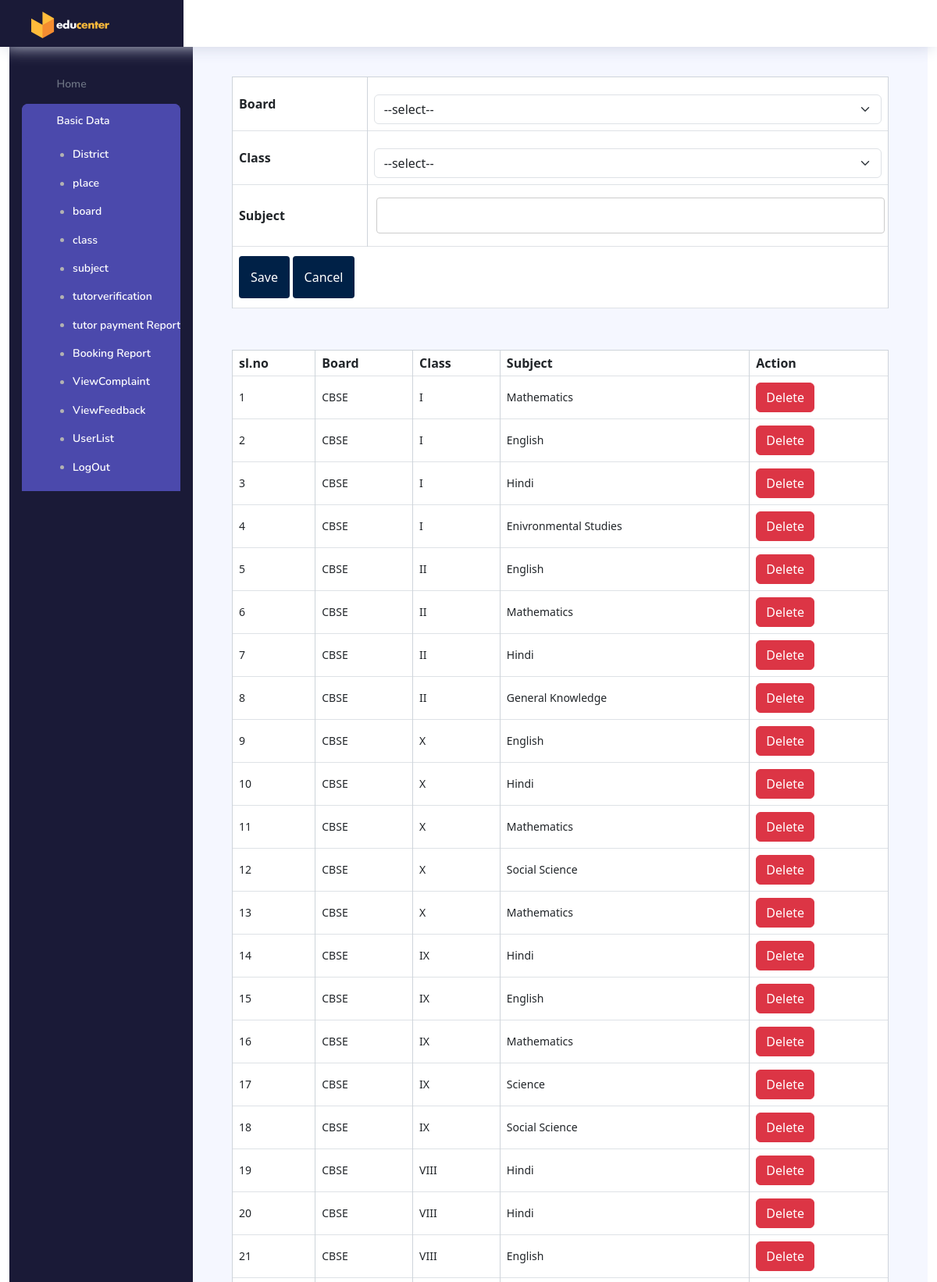
Screenshot of /project/Admin/subject.php (signed in, upper part) with the database file from the repository.
### tables this page shows
CREATE TABLE `tbl_subject` (
  `subject_id` int(11) NOT NULL auto_increment,
  `subject_name` varchar(50) NOT NULL,
  `class_id` int(11) NOT NULL,
  `board_id` int(11) NOT NULL,
  PRIMARY KEY  (`subject_id`)
);

CREATE TABLE `tbl_board` (
  `board_id` int(11) NOT NULL auto_increment,
  `board_name` varchar(50) NOT NULL,
  PRIMARY KEY  (`board_id`)
);

CREATE TABLE `tbl_class` (
  `class_id` int(11) NOT NULL auto_increment,
  `class_name` varchar(50) NOT NULL,
  PRIMARY KEY  (`class_id`)
);

### project/Admin/subject.php (the view, shortened to what this page needs)
<?php
include("Head.php");
        ?>
<!DOCTYPE html PUBLIC "-//W3C//DTD XHTML 1.0 Transitional//EN" "http://www.w3.org/TR/xhtml1/DTD/xhtml1-transitional.dtd">
<html xmlns="http://www.w3.org/1999/xhtml">
<head>
<link href="https://cdn.jsdelivr.net/npm/bootstrap@5.3.0/dist/css/bootstrap.min.css" rel="stylesheet">
</head>
<body>
<div class="container">
    <form id="form1" name="form1" method="post" action="">
        <table class="table table-bordered" align="center" cellpadding="10" style="border-collapse: collapse;">
            <tr>
                <th>Board</th>
                <td>
                    <select name="sel_board" id="ff2" class="form-select" required="">
                        <option value="">--select--</option>
                    </select>
                </td>
            </tr>
            <tr>
                <th>Class</th>
                <td>
                    <select name="txt_class" id="dd" class="form-select" required="">
                        <option value="">--select--</option>
                    </select>
                </td>
            </tr>
            <tr>
                <th>Subject</th>
                <td>
                    <input type="text" name="txt_subject" id="txt_subject" class="form-control" required autocomplete="off" />
                </td>
            </tr>
            <tr>
                <td colspan="2">
                    <input type="submit" name="btn_submit" id="aa" value="Save" class="btn btn-primary" />
                    <input type="reset" name="ff2" id="ff2" value="Cancel" class="btn btn-secondary" />
                </td>
            </tr>
        </table>
    </form>
    <p>&nbsp;</p>
    <table class="table table-bordered" align="center" cellpadding="10">
        <tr>
            <th>sl.no</th>
            <th>Board</th>
            <th>Class</th>
            <th>Subject</th>
            <th>Action</th>
        </tr>
        <?php
        $i = 0;
        $selQry = "select * from tbl_subject s inner join tbl_class p on s.class_id=p.class_id inner join tbl_board b on s.board_id=b.board_id";
        $data = mysql_query($selQry);
        while ($row = mysql_fetch_array($data)) {
            $i++;
            ?>
            <tr>
                <td><?php echo $i ?></td>
                <td><?php echo $row["board_name"] ?></td>
                <td><?php echo $row["class_name"] ?></td>
                <td><?php echo $row["subject_name"] ?></td>
                <td><a href="subject.php?bid=<?php echo $row["subject_id"] ?>" class="btn btn-danger">Delete</a></td>
            </tr>
            <?php
        }
        ?>
    </table>
</div>
</html>
<br><br><br><br><br><br><br><br><br><br><br><br><br><br><br><br>

### project/assets/form.css (style rules this page uses)
input[type=text], [type=password], [type=email], [type=date], select { width: 100%; padding: 12px 20px; margin: 8px 0; display: inline-block; border: 1px solid #ccc; border-radius: 4px; box-sizing: border-box; background-color: none; }
input[type=submit] { background-color: #002147; color: white; padding: 15px; margin: 4px 0; border: none; border-radius: 4px; cursor: pointer; transition: 0.3s ease; }
input[type=reset] { background-color: #002147; color: white; padding: 15px; margin: 4px 0; border: #002147; border-radius: 4px; cursor: pointer; transition: 0.3s ease;; }

### rows the page displays
tbl_subject: board.board_name "CBSE", class.class_name "I", subject_name "Mathematics"
tbl_subject: board.board_name "CBSE", class.class_name "I", subject_name "English"
tbl_subject: board.board_name "CBSE", class.class_name "I", subject_name "Hindi"
tbl_subject: board.board_name "CBSE", class.class_name "I", subject_name "Enivronmental Studies"
tbl_subject: board.board_name "CBSE", class.class_name "II", subject_name "English"
tbl_subject: board.board_name "CBSE", class.class_name "II", subject_name "Mathematics"
tbl_subject: board.board_name "CBSE", class.class_name "II", subject_name "Hindi"
tbl_subject: board.board_name "CBSE", class.class_name "II", subject_name "General Knowledge"
tbl_subject: board.board_name "CBSE", class.class_name "X", subject_name "English"
tbl_subject: board.board_name "CBSE", class.class_name "X", subject_name "Hindi"
tbl_subject: board.board_name "CBSE", class.class_name "X", subject_name "Mathematics"
tbl_subject: board.board_name "CBSE", class.class_name "X", subject_name "Social Science"
tbl_subject: board.board_name "CBSE", class.class_name "X", subject_name "Mathematics"
tbl_subject: board.board_name "CBSE", class.class_name "IX", subject_name "Hindi"
tbl_subject: board.board_name "CBSE", class.class_name "IX", subject_name "English"
tbl_subject: board.board_name "CBSE", class.class_name "IX", subject_name "Mathematics"
tbl_subject: board.board_name "CBSE", class.class_name "IX", subject_name "Science"
tbl_subject: board.board_name "CBSE", class.class_name "IX", subject_name "Social Science"
tbl_subject: board.board_name "CBSE", class.class_name "VIII", subject_name "Hindi"
tbl_subject: board.board_name "CBSE", class.class_name "VIII", subject_name "Hindi"
tbl_subject: board.board_name "CBSE", class.class_name "VIII", subject_name "English"
